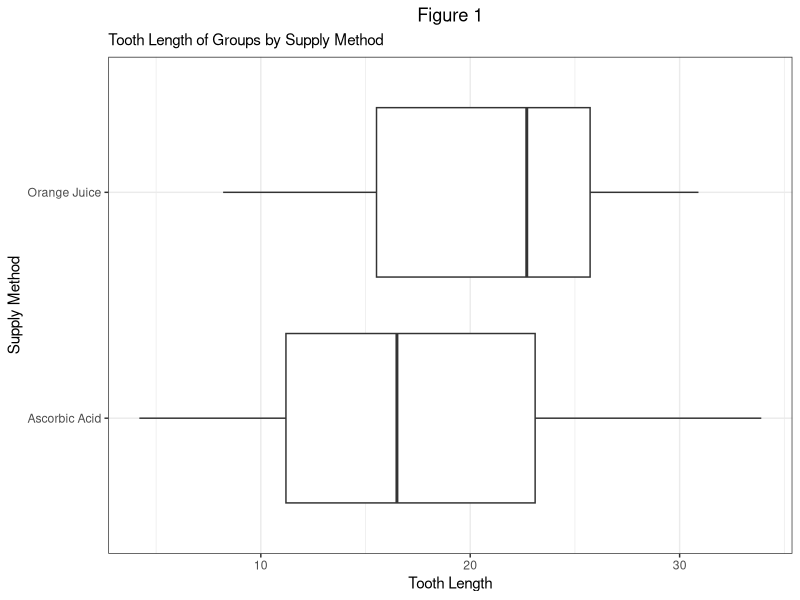
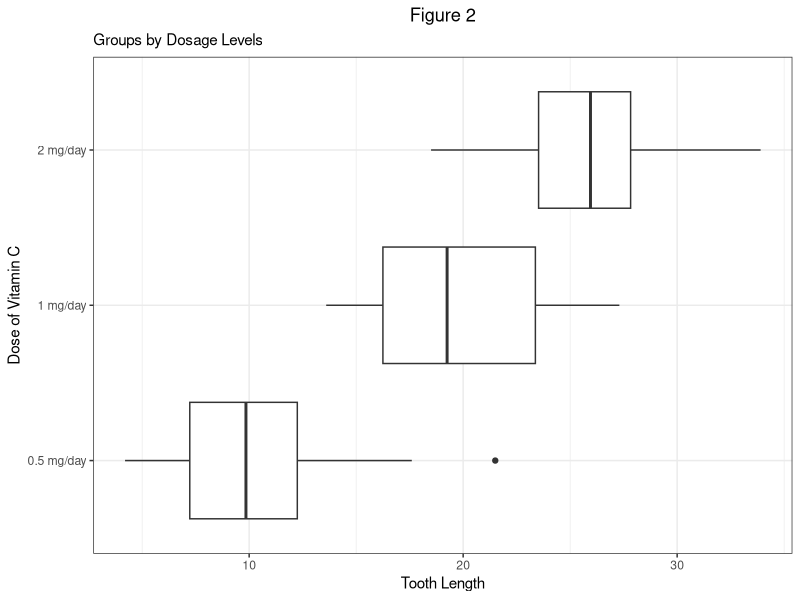
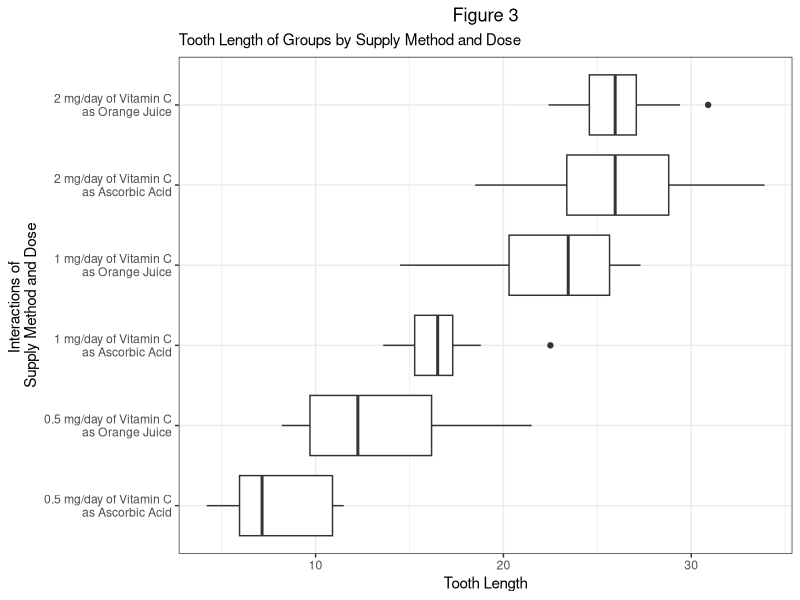

Generate these figures, in order, with R:
## ---- chunk 1

library(tidyverse)
library(kableExtra)

## ---- chunk 2

tooth_growth <- bind_rows(
  ToothGrowth %>% 
    transmute(
      "factor" = "supp",
      "group_abbr" = as.character(supp),
      "group" = str_replace_all(
        string = group_abbr,
        c("OJ" = "Orange Juice", 
          "VC" = "Ascorbic Acid")),
      "length" = len
    ),
  ToothGrowth %>% 
    transmute(
      "factor" = "dose",
      "group_abbr" = paste0(dose, "mg"),
      "group" = str_replace_all(
        string = group_abbr,
        c("0.5mg" = "0.5 mg/day", 
          "1mg" = "1 mg/day",
          "2mg" = "2 mg/day")),
      "length" = len
    ),
  ToothGrowth %>% 
    transmute(
      "factor" = "supp_and_dose",
      "group_abbr" = paste0(supp, ":", dose, "mg"),
      "group" = str_replace_all(
        string = group_abbr,
        c("OJ:0.5mg" = paste0(
          "0.5 mg/day of Vitamin C", "\n",
          "as Orange Juice"),
          "OJ:1mg" = paste0(
            "1 mg/day of Vitamin C", "\n",
            "as Orange Juice"),
          "OJ:2mg" = paste0(
            "2 mg/day of Vitamin C", "\n",
            "as Orange Juice"),
          "VC:0.5mg" = paste0(
            "0.5 mg/day of Vitamin C", "\n", 
            "as Ascorbic Acid"), 
          "VC:1mg" = paste0(
            "1 mg/day of Vitamin C", "\n", 
            "as Ascorbic Acid"),
          "VC:2mg" = paste0(
            "2 mg/day of Vitamin C", "\n", 
            "as Ascorbic Acid"))),
      "length" = len
    )
)

## ---- chunk 3

(figure_1 <- ggplot(
  filter(tooth_growth, factor == "supp"), 
  aes(x = length, y = group)
) + 
  geom_boxplot() + 
  labs(
    title = "Figure 1",
    subtitle = 
      "Tooth Length of Groups by Supply Method",
    x = "Tooth Length",
    y = "Supply Method"
  ) + 
  theme_bw() + 
  theme(plot.title = element_text(hjust = 0.5)))

## ---- chunk 4

(table_1 <- kable(
  x = tooth_growth %>% 
    filter(factor == "supp") %>%
    group_by(group) %>% 
    summarise("n" = n(),
              "mean" = mean(length),
              "sd" = sd(length)
    ) %>% 
    rename("Supply Method" = group),
  booktabs = TRUE, 
  caption = 
    "Statistics by Supply Method"
) %>% 
  kable_styling(
    latex_options = c("striped", "HOLD_position")
  ))

## ---- chunk 5

(figure_2 <- ggplot(
  filter(tooth_growth, factor == "dose"), 
  aes(x = length, y = group)
) + 
  geom_boxplot() + 
  labs(
    title = "Figure 2",
    subtitle = "Groups by Dosage Levels",
    x = "Tooth Length",
    y = "Dose of Vitamin C"
  ) + 
  theme_bw() + 
  theme(plot.title = element_text(hjust = 0.5)))


## ---- chunk 6

(table_2 <- kable(
  x = tooth_growth %>%
    filter(factor == "dose") %>%
    group_by(group) %>%
    summarise("n" = n(),
              "mean" = mean(length),
              "sd" = sd(length)
    ) %>% 
    rename("Dose of Vitamin C" = group),
  booktabs = TRUE, 
  caption = "Statistics by Dose"
) %>% 
  kable_styling(
    latex_options = c("striped", "hold_position")
  ))

## ---- chunk 7

(figure_3 <- ggplot(
  filter(tooth_growth, factor == "supp_and_dose"), 
  aes(x = length, y = group)
) +
  geom_boxplot(show.legend = FALSE) + 
  labs(
    title = "Figure 3",
    subtitle = paste0("Tooth Length of Groups ", 
                      "by Supply Method and Dose"),
    x = "Tooth Length",
    y = "Interactions of \nSupply Method and Dose"
  ) +
  theme_bw() + 
  theme(plot.title = element_text(hjust = 0.5)))

## ---- chunk 8

(table_3 <- kable(
  x = tooth_growth %>% 
    filter(factor == "supp_and_dose") %>% 
    mutate(group = str_replace(group, "\n", " ")
    ) %>% 
    group_by(group) %>% 
    summarise("n" = n(),
              "mean" = mean(length),
              "sd" = sd(length)
    ) %>% 
    rename(
      "Interactions of Supply Method and Dose" = 
        group
    ),
  booktabs = TRUE,
  caption = "Statistics by Supply Method and Dose"
) %>% 
  kable_styling(
    latex_options = c("striped", "HOLD_position", 
                      "scale_down")
  ))

## ---- chunk 9

group_comparisons <- list(
  "RQ-01" = c("OJ","VC"),
  "RQ-02" = c("2mg","0.5mg"),
  "RQ-03" = c("2mg","1mg"),
  "RQ-04" = c("1mg","0.5mg"),
  "RQ-05" = c("OJ:2mg","VC:2mg"),
  "RQ-06" = c("OJ:1mg","VC:1mg"),
  "RQ-07" = c("OJ:0.5mg","VC:0.5mg"),
  "RQ-08" = c("OJ:2mg","OJ:0.5mg"),
  "RQ-09" = c("OJ:2mg","OJ:1mg"),
  "RQ-10" = c("OJ:1mg","OJ:0.5mg"),
  "RQ-11" = c("VC:2mg","VC:0.5mg"),
  "RQ-12" = c("VC:2mg","VC:1mg"),
  "RQ-13" = c("VC:1mg","VC:0.5mg")
)

## ---- chunk 10

multiple_t_tests <- Map(
  f = function(groups, Ha) {
    t.test(
      x = tooth_growth %>% 
        filter(group_abbr == groups[[1]]) %>% 
        select(length) %>% 
        `[[`(1),
      y = tooth_growth %>% 
        filter(group_abbr == groups[[2]]) %>% 
        select(length) %>% 
        `[[`(1),
      alternative = Ha
    )
  },
  "groups" = group_comparisons,
  "Ha" = c(
    rep("greater", 4),
    # Only for the hypothesis test of (RQ-05) 
    # a 'two.sided' test was conducted.
    "two.sided", 
    rep("greater", 8)
  )
)

## ---- chunk 11

adjusted_p_values <- p.adjust(
  p = map_dbl(.x = multiple_t_tests, 
              .f = ~.x[["p.value"]]),
  method = "fdr"
)

## ---- chunk 12

results <- tibble(
  "RQ" = str_pad(1:13, width = 2, pad = "0"),
  "x" = map_chr(group_comparisons, ~.x[[1]]),
  "y" = map_chr(group_comparisons, ~.x[[2]]),
  "p_adj" = adjusted_p_values,
  "is_sig" = ifelse(p_adj < 0.05, "Yes", "No")
)

## ---- chunk 13

(table_4 <- kable(
  x = results,
  caption = "Results",
  booktabs = TRUE,
) %>% 
  kable_styling(
    latex_options = c("striped", "HOLD_position"))
  )
